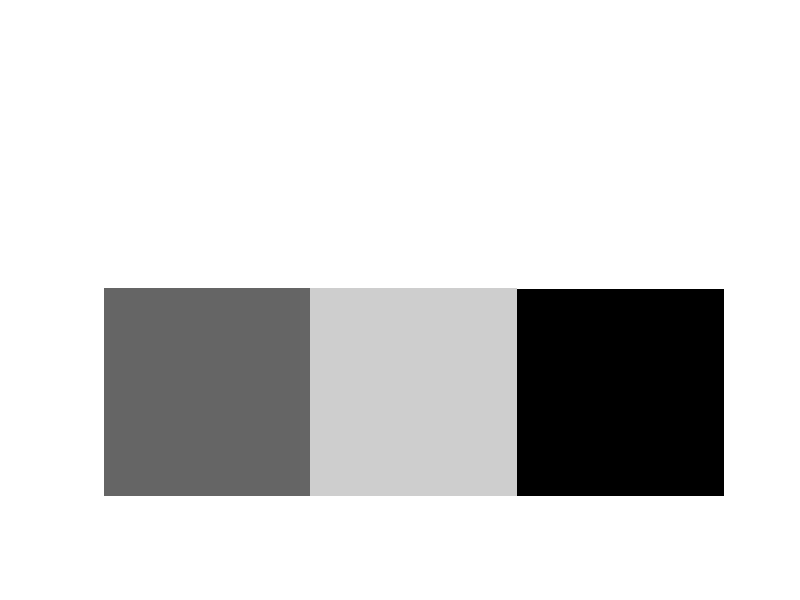

Source code (MATLAB): (Note: this script raises an error after producing the figure.)
clc
clear 

% Primer parcial Procesamiento Digital de Imágenes 2024
% Tema 1

%{
EJERCICIO 1:
------------

a) ¿Qué es una imagen y como la considera MATLAB?
b) ¿Cuál es el rango de valores de una imagen double, uint8 y binaria?
c) Generar un vector fila 1 2 3 4 5 6 7 8 9 10 11
d) El vector del enunciado anterior convertirlo a columna.
e) De un ejemplo de generar una matriz con MATLAB
%}

% a) Una imagen es una representación visual de datos y que en MATLAB lo
% representamos como una matriz, típicamente en forma de una matriz de
% píxeles. Cada píxel tiene un valor que determina su color o intensidad.
% La forma en que se almacenan los valores depende del tipo de la imagen:
% Imágenes en escala de grises: Se almacenan como matrices 2D, donde cada
% elemento de la matriz representa la intensidad de un píxel.
% Imágenes en color: Se almacenan como matrices 3D, donde las dos primeras
% dimensiones corresponden a las coordenadas espaciales y la tercera
% dimensión corresponde a los canales de color (R, G, B).
% Imágenes binarias: Se almacenan como matrices 2D con valores 0 o 1.
% Por ejemplo, una imagen en escala de grises de 256x256 píxeles se
% almacenaría como una matriz de tamaño 256x256, mientras que una imagen en
% color de 256x256 píxeles se almacenaría como una matriz de tamaño
% 256x256x3.

% b) Double: Son números pertenecientes a los reales, por ende pueden ser
% decimales, y sus valores van de -1.79769e+308 a -2.22507e-308 y desde
% 2.22507e-308 to  1.79769e+308
% Uint8: Son números pertenecientes a los enteros. Sus valores van de 0 a
% 255.
% Binary: Solo pueden tomar 2 valores, 0 (falso) y 1 (verdadero).

% c)
fila = [1:11]

% d)
columna = fila'

% e)
matriz = [1 2 3; 4 5 6; 7 8 9]

%{
EJERCICIO 2:
------------

Crear la siguiente imagen de 400 filas x600 columnas:
1 = Blanco
2 =0.4
3 =0.8
%}

figure(2)

% genero una imagen negra de 600 x 600 pixeles
img2 = zeros(400,600);

% obtengo los valores de la cantidad de filas en F y cantidad de columnas en C
[F C] = size(img2);

% pinto de blanco las filas de la mitad superior hasta la ultima columna
img2(1:F/2,1:C)=1;

% pinto con un gris al 40% las filas de la mitad inferior hasta 1/3 de las columnas
img2(F/2:F,1:C/3)=0.4;

% pinto con un gris al 80% las filas de la mitad inferior desde 1/3 hasta 2/3 de las columnas
img2(F/2:F,C/3:2*C/3)=0.8;

% muestro la imagen
imshow(img2)

%{
EJERCICIO 3:
------------

Usando los comandos subplot y la imagen del alumno hacer el siguiente
procesamiento:

a) Visualizar la imagen RGB y en escala de intensidad
b) Visualizar los campos en escala de intensidad
c) Visualizar los campos en su respectivo color
d) Hacer el siguiente proceso:
%}

figure(3)
img3 = imread("manzanas.jpg"); % cargo la imagen de las manzanas
img_gris3 = rgb2gray(img3); % convierto a escala de grises
img_r = img3(:,:,1); % Canal rojo
img_g = img3(:,:,2); % Canal verde
img_b = img3(:,:,3); % Canal azul

% Visualizar la imagen original RGB
subplot(3, 3, 1);
imshow(img3);
title('Imagen RGB');

% Visualizar la imagen en escala de grises
subplot(3, 3, 2);
imshow(img_gris3);
title('Escala de Grises');

% Visualizar la imagen modificada por cuartos
subplot(3, 3, 3);
img_mod=img_gris3;
[X Y] = size(img_mod); % obtengo los valores de la cantidad de filas en X y cantidad de columnas en Y
img_mod(1:X/2,1:Y/2)=1;
img_mod(X/2:X,Y/2:Y)=255;
imshow(img_mod);
title('Imagen modificada');

% Visualizar el canal rojo en escala de intensidad
subplot(3, 3, 4);
imshow(img_r);
title('Canal Rojo (Intensidad)');

% Visualizar el canal verde en escala de intensidad
subplot(3, 3, 5);
imshow(img_g);
title('Canal Verde (Intensidad)');

% Visualizar el canal azul en escala de intensidad
subplot(3, 3, 6);
imshow(img_b);
title('Canal Azul (Intensidad)');

% Visualizar el canal rojo en su color respectivo
subplot(3, 3, 7);
canal_r=img3; % cargo la imagen original en la variable canal_r
canal_r(:,:,3)=0; % elimino el color azul de la imagen
canal_r(:,:,2)=0; % elimino el color azul de la imagen
imshow(canal_r);
title('Canal Rojo');

% Visualizar el canal verde en su color respectivo
subplot(3, 3, 8);
canal_g=img3; % cargo la imagen original en la variable canal_g
canal_g(:,:,3)=0;  % elimino el color azul de la imagen
canal_g(:,:,1)=0; % elimino el color rojo de la imagen
imshow(canal_g);
title('Canal Verde');

% Visualizar el canal azul en su color respectivo
subplot(3, 3, 9);
canal_b=img3; % cargo la imagen original en la variable canal_b
canal_b(:,:,1)=0; % elimino el color rojo de la imagen
canal_b(:,:,2)=0; % elimino el color azul de la imagen
imshow(canal_b);
title('Canal Azul');

%{
EJERCICIO 4:
------------

a) Visualizar Imagen original del alumno, imagen en escala de grises,
histograma Normal, acumulativo y transpuesta
b) Implementar el apartado anterior con funciones
%}

figure(4);
img4 = imread("manzanas.jpg"); % cargo la imagen de las manzanas
img_gris4 = rgb2gray(img4); % % convierto a escala de grises
[cuentas, bins] = imhist(img_gris4); % Almaceno los datos del histograma en las variables counts y bins
cuentas_acumuladas = cumsum(cuentas); % Calcular el histograma acumulativo
img_gris_trans = img_gris4'; % Transponer la imagen en escala de grises

% Imagen original
subplot(2, 3, 1);
imshow(img4);
title('Imagen Original');

% Imagen en escala de grises
subplot(2, 3, 2);
imshow(img_gris4);
title('Imagen en Escala de Grises');

% Histograma normal
subplot(2, 3, 4);
imhist(img_gris4);
title('Histograma Normal');

% Histograma acumulativo
subplot(2, 3, 5);
plot(bins, cuentas_acumuladas);
title('Histograma Acumulativo');
xlabel('Intensidad');
ylabel('Frecuencia Acumulativa');

% Imagen en escala de grises transpuesta
subplot(2, 3, [3 6]);
imshow(img_gris_trans);
title('Imagen Transpuesta');



% Realizado con funciones
% -----------------------

img_func = imread("manzanas.jpg"); % cargo la imagen de las manzanas

% Imagen original
subplot(2, 3, 1);
mostrar_imagen(img_func,'Imagen Original')

% Imagen en escala de grises
subplot(2, 3, 2);
grises = convertir_escala_grises(img_func);
mostrar_imagen(grises,'Imagen en escala de grises')

% Histograma normal
subplot(2, 3, 4);
histograma(grises)

% Histograma acumulativo
subplot(2, 3, 5);
histograma_acumulativo(grises,'Histograma acumulativo','Intensidad','Frecuencia Acumulativa')

% Imagen en escala de grises transpuesta
subplot(2, 3, [3 6]);
mostrar_transpuesta(grises,'Imagen Transpuesta')


%{
EJERCICIO 5:
------------

Implementar los bloques de simulink para visualizar con la cámara la imagen
en Color, en escala de grises y su transpuesta. De no disponer de una
cámara usar una imagen.
%}






